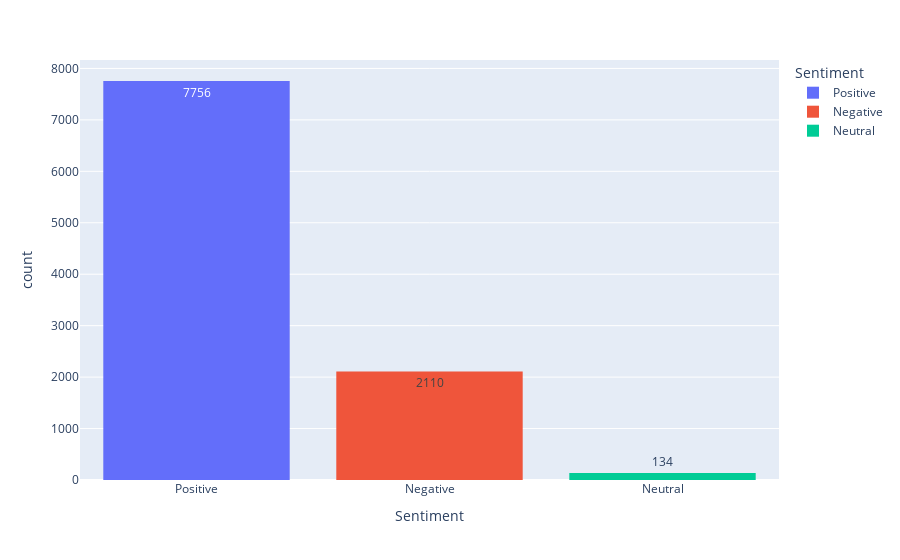

The code cell stored with this chart in its notebook:
### Code cell
px.histogram(df, x = "Sentiment", color = "Sentiment", text_auto = True)

### Figure 1 — Plotly figure (JSON) as saved in the notebook; plotly's stock layout.template omitted (floating-point values rounded to 4 significant figures; data arrays with more than 128 entries replaced by an {"elided": "..."} marker saying what was removed)
{"data": [{"alignmentgroup": "True", "bingroup": "x", "hovertemplate": "Sentiment=%{x}<br>count=%{y}<extra></extra>", "legendgroup": "Positive", "marker": {"color": "#636efa", "pattern": {"shape": ""}}, "name": "Positive", "offsetgroup": "Positive", "orientation": "v", "showlegend": true, "texttemplate": "%{value}", "type": "histogram", "x": {"elided": "7756 str values"}, "xaxis": "x", "yaxis": "y"}, {"alignmentgroup": "True", "bingroup": "x", "hovertemplate": "Sentiment=%{x}<br>count=%{y}<extra></extra>", "legendgroup": "Negative", "marker": {"color": "#EF553B", "pattern": {"shape": ""}}, "name": "Negative", "offsetgroup": "Negative", "orientation": "v", "showlegend": true, "texttemplate": "%{value}", "type": "histogram", "x": {"elided": "2110 str values"}, "xaxis": "x", "yaxis": "y"}, {"alignmentgroup": "True", "bingroup": "x", "hovertemplate": "Sentiment=%{x}<br>count=%{y}<extra></extra>", "legendgroup": "Neutral", "marker": {"color": "#00cc96", "pattern": {"shape": ""}}, "name": "Neutral", "offsetgroup": "Neutral", "orientation": "v", "showlegend": true, "texttemplate": "%{value}", "type": "histogram", "x": {"elided": "134 str values"}, "xaxis": "x", "yaxis": "y"}], "layout": {"barmode": "relative", "legend": {"title": {"text": "Sentiment"}, "tracegroupgap": 0}, "margin": {"t": 60}, "xaxis": {"anchor": "y", "categoryarray": ["Positive", "Negative", "Neutral"], "categoryorder": "array", "domain": [0, 1], "title": {"text": "Sentiment"}}, "yaxis": {"anchor": "x", "domain": [0, 1], "title": {"text": "count"}}}}
